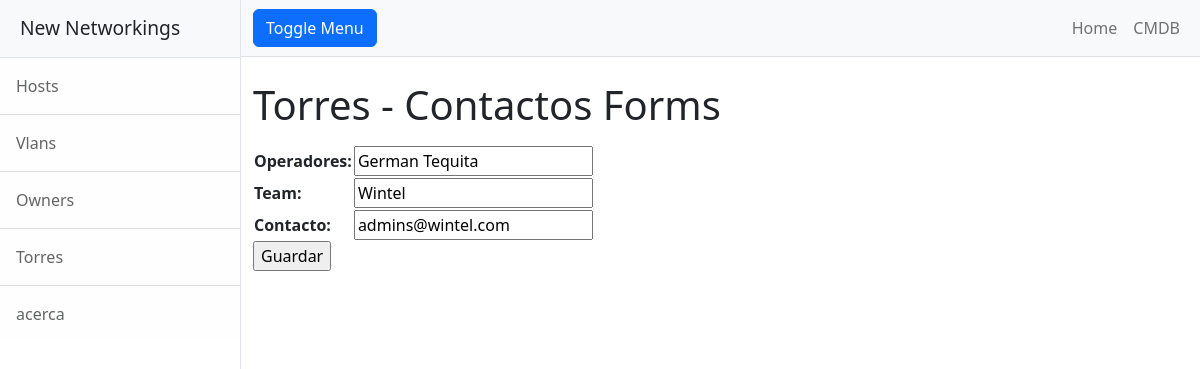
The page /torresopsUpdate/1/ on the database its author committed.
### entidades/models.py (models this page shows, shortened)
class TorresOps(models.Model):
    operadores = models.CharField(max_length=60)
    team = models.CharField(max_length=60)
    contacto = models.CharField(max_length=60)

### entidades/views.py (the view)
# urls.py: path('torresopsUpdate/<int:pk>/', TorresOpsUpdate.as_view(), name="torresopsUpdate"),
class TorresOpsUpdate(UpdateView):
    model = TorresOps
    fields = ["operadores", "team", "contacto"]
    success_url = reverse_lazy("torres")

### entidades/templates/entidades/torresops_form.html (shortened to what this page needs)
{% extends "entidades/index.html" %}
{% block titulo %}
 <h1 class="mt-4">Torres - Contactos Forms</h1>
{% endblock titulo %}
{% block contenido %}
<form action="" method="post">
    <table>
        {{ form.as_table }}
    </table>
    <input type="submit" value="Guardar">
</form>
{% endblock contenido %}

### rows shown on the page
TorresOps: operadores "German Tequita", team "Wintel", contacto "admins@wintel.com"
